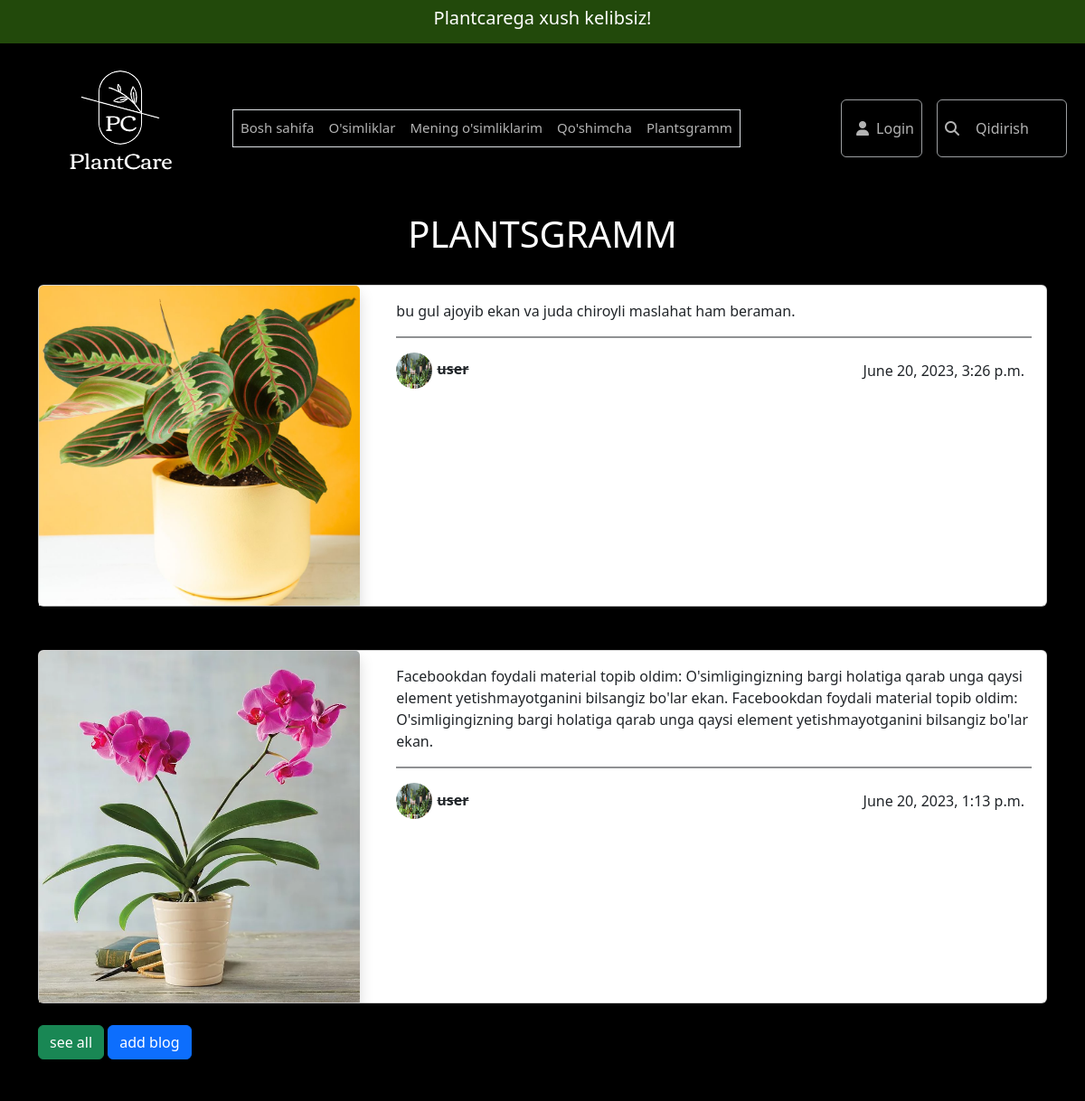
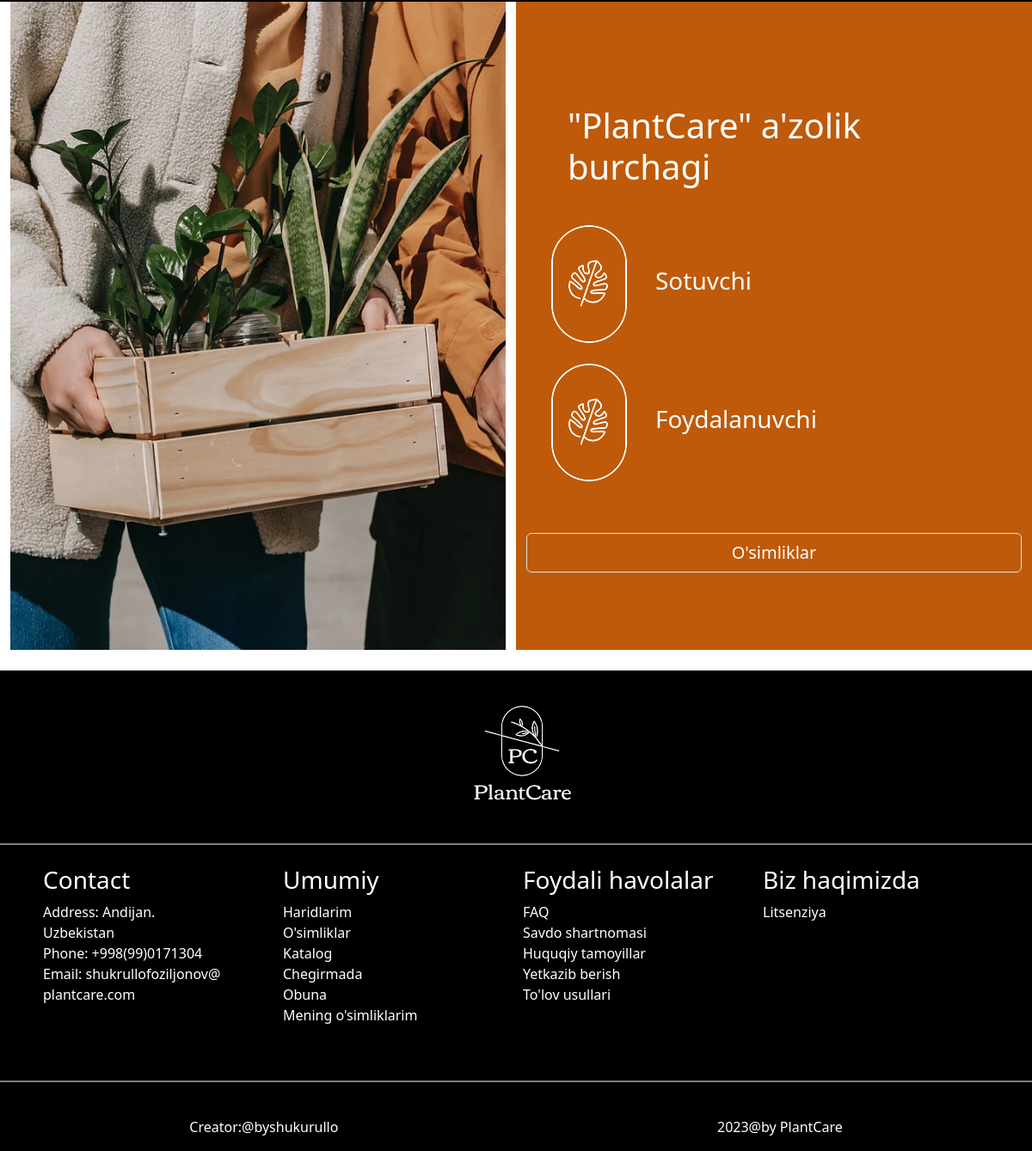
The page /plantsgramm on the database its author committed (2 pictures, top to bottom).
### main/models.py (models this page shows)
class Addblog(models.Model):
    image = models.ImageField(upload_to='images/')
    author = models.CharField(max_length=100)
    body = models.TextField()
    date = models.DateTimeField(auto_now_add=True)

### main/views.py (the view)
# urls.py: path('plantsgramm', Plantsgramm.as_view() ,name = 'plantsgramm'),
class Plantsgramm(ListView):
    model = Addblog
    context_object_name = 'blog'
    template_name = 'plantsgramm.html'
    def get_queryset(self):
        return Addblog.objects.order_by('-id')[:2]
    def get_context_data(self, **kwargs):
        context = super().get_context_data(**kwargs)
        context["categories"] = Category.objects.all()
        return context

### templates/plantsgramm.html
{% extends 'base.html' %}
{% load static %}
{% block content %}
    <div class="bg-black">
        <center>
            <h1 class="dis" style="font-size: 40px;">PLANTSGRAMM</h1>
        </center>
        <div class="container">
          {% for item in blog %}
          <br>
            <div class="card ">
                <div class="row">
                    <div class="col-sm-12 col-md-12 col-lg-4">
                        <img src="{{item.image.url}}" class="card-img-top img-fluid shadow"alt="...">
                    </div>
                    <div class="col-sm-12 col-md-12 col-lg-8">
                        <div class="card-body">
                            <p class="card-text">{{item.body}}</p>
                            <hr class="border border-dark border-1 opacity-50">
                            <div class="user d-flex justify-content-between align-items-center flex-wrap">
                                <div> <b class="name"> <img src="{% static 'src/img/back.jpg' %}" alt=""
                                style="width:40px;height:40px;border-radius:50%;"><strike style="padding-left: 5px;">{{item.author}}</strike></b></div>
                               <div class="d-flex">
                                <div class="mx-2    ">{{item.date}}</div>
                               </div>
                            </div>
                        </div>
                    </div>
                </div>
            </div>
            <br>
            {% endfor %}
            <a href="{% url 'main:blogs' %}" class="btn btn-success">see all</a>
            <a href="{% url 'main:add_blog' %}" class="btn btn-primary">add blog</a>
        </div>
        <br><br>
    </div>
    <div class="Fifth container-fluid">
        <div class="row ">
          <div class="col-sm-12 col-md-12 col-lg-6">
          <center>  <img src="{% static 'src/img/bg3.webp' %}" alt="" style="width: 100%; ;" /></center>
          </div>
          <div class="col-sm-12 col-md-12 col-lg-6" style="background-color: #be5a09">
            <br class="none" /><br class="none" /><br class="none"><br /><br />
            <h1 class="text-white mx-5">"PlantCare" a'zolik burchagi</h1>
            <br />
            <div class="d-flex align-items-center">
              <img src="{% static 'src/img/icon.png' %}" alt="" />
              <p class="">
              <h3 class="text-white"> Sotuvchi</h3>
              </p>
            </div>
            <div class="d-flex align-items-center"> <img src="{% static 'src/img/icon.png' %}" alt="" /><span class="text-white">
                <h3>Foydalanuvchi</h3>
              </span>
            </div>
            <br /><br />
            <a class="btn btn-large border text-white cardBtn" href="{% url 'main:plants' %}">
              O'simliklar
            </a>
            <br><br>
          </div>
          <br>
        </div>
        <br>
      </div>
{% endblock %}

### staticfiles/src/css/style.css (style rules this page uses)
::placeholder { color: white; }
.cardBtn { width:100%; padding: 7px 6%; background-color: #BE5A09; text-decoration: none; color: #fff; border: none; outline: none; font-size: 20px; transition: all 0.5s ease; }
.dis { font-size: 140px; transition: all 0.5s ease; cursor:pointer; color:white }
.user { position: relative; margin-bottom: 0; width: 100%; }
@media (max-width:1280px) { .dis { font-size: 100px; } }

### rows shown on the page
Addblog: image (picture), body "bu gul ajoyib ekan va juda chiroyli maslahat ham beraman.", author "user", date "June 20, 2023, 3:26 p.m."
Addblog: image (picture), body "Facebookdan foydali material topib oldim: O'simligingizning bargi holatiga qarab unga qaysi element yetishmayotganini bilsangiz bo'lar ekan. Facebookdan foydali material topib oldim: O'simligingizning bargi holatiga qarab unga qaysi element yetishmayotganini bilsangiz bo'lar ekan.", author "user", date "June 20, 2023, 1:13 p.m."
